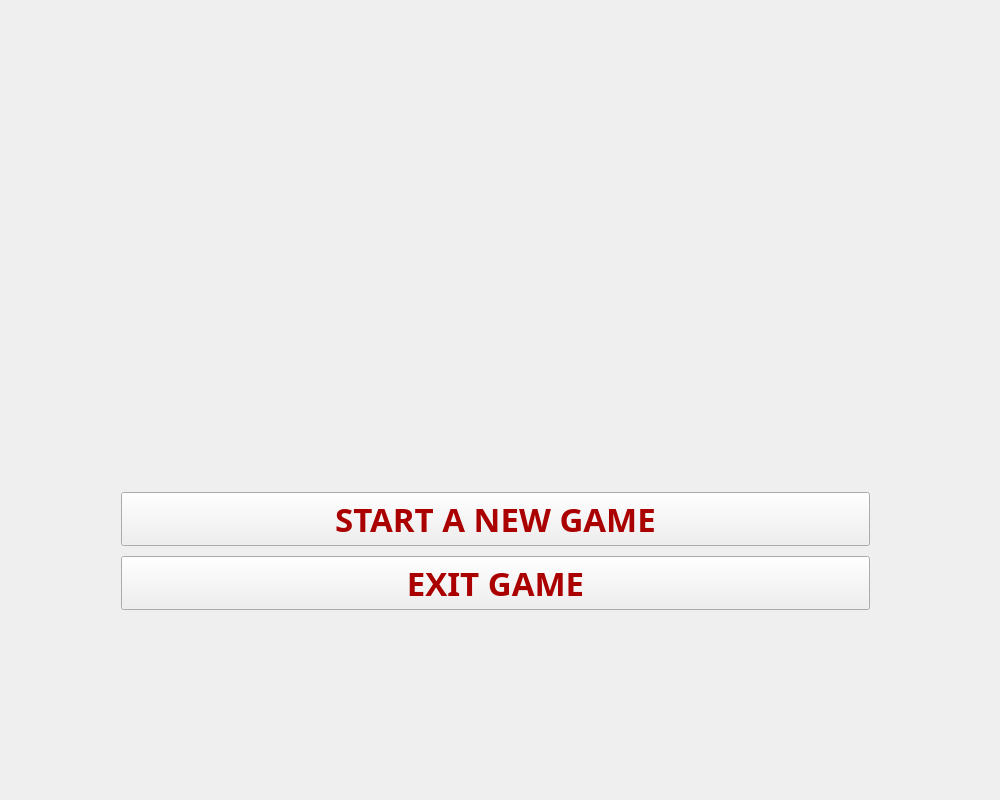
<?xml version="1.0" encoding="UTF-8"?>
<ui version="4.0">
 <class>MainWindow</class>
 <widget class="QMainWindow" name="MainWindow">
  <property name="geometry">
   <rect>
    <x>0</x>
    <y>0</y>
    <width>1000</width>
    <height>800</height>
   </rect>
  </property>
  <property name="windowTitle">
   <string>MainWindow</string>
  </property>
  <property name="styleSheet">
   <string notr="true"/>
  </property>
  <widget class="QWidget" name="centralWidget">
   <widget class="QWidget" name="verticalLayoutWidget">
    <property name="geometry">
     <rect>
      <x>110</x>
      <y>110</y>
      <width>771</width>
      <height>511</height>
     </rect>
    </property>
    <layout class="QVBoxLayout" name="verticalLayout_2">
     <property name="spacing">
      <number>10</number>
     </property>
     <item>
      <widget class="QWidget" name="widget" native="true">
       <property name="styleSheet">
        <string notr="true">image: url(:/img/img/title.png);</string>
       </property>
      </widget>
     </item>
     <item>
      <widget class="QPushButton" name="startB">
       <property name="minimumSize">
        <size>
         <width>0</width>
         <height>50</height>
        </size>
       </property>
       <property name="font">
        <font>
         <family>Bauhaus 93</family>
         <pointsize>25</pointsize>
         <weight>75</weight>
         <bold>true</bold>
        </font>
       </property>
       <property name="styleSheet">
        <string notr="true">color: rgb(170, 0, 0);</string>
       </property>
       <property name="text">
        <string>START A NEW GAME</string>
       </property>
      </widget>
     </item>
     <item>
      <widget class="QPushButton" name="exitB">
       <property name="enabled">
        <bool>true</bool>
       </property>
       <property name="sizePolicy">
        <sizepolicy hsizetype="Minimum" vsizetype="Fixed">
         <horstretch>0</horstretch>
         <verstretch>0</verstretch>
        </sizepolicy>
       </property>
       <property name="minimumSize">
        <size>
         <width>0</width>
         <height>50</height>
        </size>
       </property>
       <property name="font">
        <font>
         <family>Bauhaus 93</family>
         <pointsize>25</pointsize>
         <weight>75</weight>
         <bold>true</bold>
        </font>
       </property>
       <property name="styleSheet">
        <string notr="true">color: rgb(170, 0, 0);</string>
       </property>
       <property name="text">
        <string>EXIT GAME</string>
       </property>
      </widget>
     </item>
    </layout>
    <zorder>widget</zorder>
    <zorder>exitB</zorder>
    <zorder>startB</zorder>
   </widget>
   <widget class="QWidget" name="background" native="true">
    <property name="geometry">
     <rect>
      <x>0</x>
      <y>0</y>
      <width>1001</width>
      <height>801</height>
     </rect>
    </property>
    <property name="styleSheet">
     <string notr="true">image: url(:/img/img/pandemic.jpg);</string>
    </property>
   </widget>
   <zorder>background</zorder>
   <zorder>verticalLayoutWidget</zorder>
  </widget>
 </widget>
 <layoutdefault spacing="6" margin="11"/>
 <resources/>
 <connections>
  <connection>
   <sender>exitB</sender>
   <signal>clicked()</signal>
   <receiver>MainWindow</receiver>
   <slot>close()</slot>
   <hints>
    <hint type="sourcelabel">
     <x>495</x>
     <y>621</y>
    </hint>
    <hint type="destinationlabel">
     <x>499</x>
     <y>399</y>
    </hint>
   </hints>
  </connection>
 </connections>
</ui>
